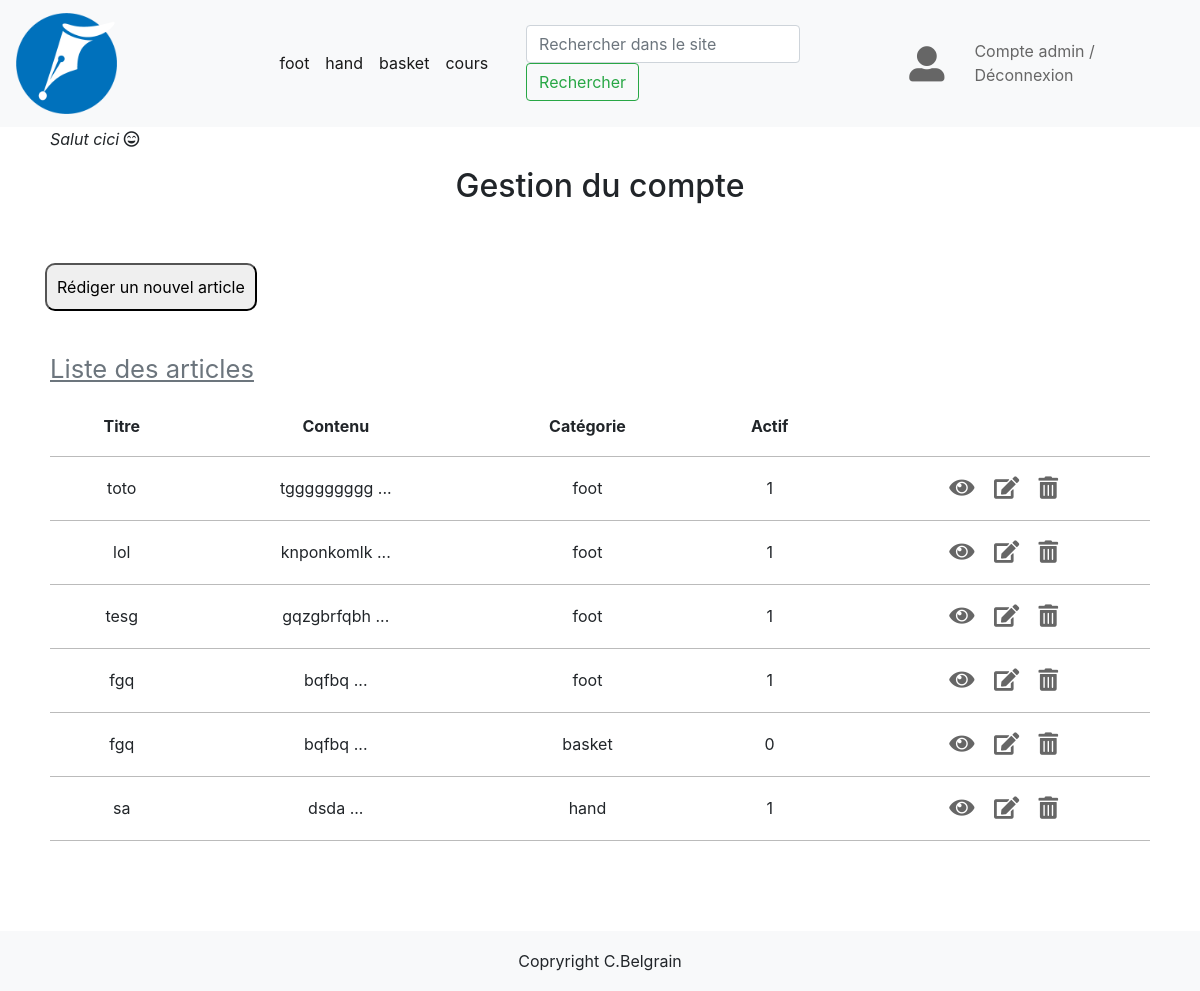
Page /?page=compte (signed in) on the committed database.
### tables this page shows
CREATE TABLE `categories` (
  `c_id` int(11) NOT NULL,
  `nom_cat` varchar(50) NOT NULL,
  `active` int(1) NOT NULL DEFAULT '0'
);

CREATE TABLE `users` (
  `u_id` int(11) NOT NULL,
  `nom` varchar(50) NOT NULL,
  `prenom` varchar(50) NOT NULL,
  `email` varchar(150) NOT NULL,
  `mdp` varchar(100) NOT NULL,
  `id_role` int(11) NOT NULL
);

CREATE TABLE `articles` (
  `a_id` int(11) NOT NULL,
  `titre` varchar(255) NOT NULL,
  `contenu` mediumtext NOT NULL,
  `img` varchar(100) NOT NULL,
  `active` int(1) NOT NULL,
  `id_user` int(11) NOT NULL,
  `id_cat` int(11) NOT NULL
);

### controleurs/session.class.php (called while the page is built, shortened)
<?php
class Session {
    public static function getSession($key){
    	if (isset($_SESSION[$key])) {
    		return $_SESSION[$key];
    	}
    	else{
    		return false;
    	}
    }
}
?>

### controleurs/bloggers.class.php (called while the page is built, shortened)
<?php
include "models/blogger.model.php";
class Bloggers {
    private $result;
    public function controleBlogger($pdo){
        if ($_SESSION) {
            $this->blogger = new Blogger();
            $this->result = $this->blogger->getInfosBlogger($pdo);
        }
        return $this->result;
    }
}
?>

### models/blogger.model.php (called while the page is built, shortened)
<?php
class Blogger {
	public function getInfosBlogger($pdo){
		$email = Session::getSession('blogger');
		$this->blogger = $pdo->prepare("SELECT * FROM users WHERE email = ?");
		$this->blogger->execute(array($email));
		$this->result = $this->blogger->fetchAll();
		return $this->result;
	}
}
?>

### controleurs/articles.class.php (called while the page is built, shortened)
<?php
include "models/articles.model.php";
class Articles {
    private $result;
    public function controlArticlesBlogger($pdo){
    	if ($_SESSION == true) {
    		$this->article = new ArticlesModel();
            $this->result = $this->article->getArticlesBlogger($pdo);
    	}
    	return $this->result;
    }
}
?>

### models/articles.model.php (called while the page is built, shortened)
<?php
class ArticlesModel {
    public function getArticlesBlogger($pdo){
        $email = Session::getSession('blogger');
        $this->requete = $pdo->prepare("SELECT * FROM `articles`
                                        INNER JOIN users ON articles.id_user = users.u_id
                                        INNER JOIN categories ON articles.id_cat = categories.c_id
                                        WHERE `email` = ?
                                    ");
        $this->requete->execute(array($email));
        $this->result = $this->requete->fetchAll();
        return $this->result;
    }
}
?>

### vues/compteBlogger.php (the view, shortened to what this page needs)
<?php
	include "controleurs/articles.class.php";
	$articles = new Articles();
	$art = $articles->controlArticlesBlogger($pdo);
?>
<main class="container" id="pageBlogger">
	<h2>Gestion du compte</h2>
	<a href="?page=addArt"><button>Rédiger un nouvel article</button></a>
	<table class="tab">
		<caption>Liste des articles</caption>
		<thead>
			<th>Titre</th>
			<th>Contenu</th>
			<th>Catégorie</th>
			<th>Actif</th>
			<th></th>
		</thead>
		<tbody>
			<?php foreach($art as $valeurArt): ?>
			<tr>
				<td><?= $valeurArt['titre'] ?></td>
				<td><?= substr($valeurArt['contenu'], 0,10) . ' ...' ?></td>
				<td><?= $valeurArt['nom_cat'] ?></td>
				<td><?= $valeurArt['active'] ?></td>
				<td>
					<a href="?page=artBlogger&id=<?= intval($valeurArt['a_id']) ?>"><i class="fas fa-eye"></i></a>
					<a href="?page=addArt&id=<?= intval($valeurArt['a_id']) ?>"><i class="fas fa-edit"></i></a>
					<a href="?page=compte&action=sup&id=<?= intval($valeurArt['a_id']) ?>" onclick="return confirm('Voulez vous vraiment supprimer cet aritcle ?')"><i class="fas fa-trash-alt"></i></a>
				</td>
			</tr>
			<?php endforeach ?>
		</tbody>
	</table>
</main>

### controleurs/config.php (shortened to what this page needs)
<?php
	$logo = "<img class='logo' src= 'img/logo.png' alt='logo' />";
?>

### vues/header.php (shortened to what this page needs)
<?php
    include "controleurs/bloggers.class.php";
    $blogger = new Bloggers();
    $b = $blogger->controleBlogger($pdo);
?>
<!DOCTYPE>
   <html>
    <head>
        <link rel="stylesheet" href="css/bootstrap.css" >
        <link rel="stylesheet" href="https://use.fontawesome.com/releases/v5.6.3/css/all.css">
        <link rel="stylesheet" type="text/css" href="fonts/fontawesome-free-5.5.0-web/css/all.css">
        <link rel="stylesheet" type="text/css" href="css/style.css">
    </head>
    <body>
        <header>
            <nav class="navbar navbar-expand-sm navbar-light bg-light">
            <a class="navbar-brand" href="?page=acceuil"><?= $logo ?></a>
            <div class="collapse navbar-collapse" id="navbarSupportedContent">
                <ul class="navbar-nav mr-auto">
                    <?php
                        $menu = $general->menu($pdo);
                        echo $menu;
                    ?>
                </ul>
                <form class="form-inline my-2 my-lg-0" action="search.class.php" method="GET">
                    <input class="form-control mr-sm-2" type="search" name="text" placeholder="Rechercher dans le site" aria-label="Search">
                    <button class="btn btn-outline-success my-2 my-sm-0" name="send" type="submit">Rechercher</button>
                </form>
            </div>
            <a class= "user" href="?page=connexion">
                <i class="fas fa-user-alt"></i>
            </a>
            <?php if($_SESSION == true) { ?>
                <div class="connect">
                    <?php if(Session::getSession('blogger') == "cici@cici.fr") { ?>
                        <a href="?page=compte">Compte admin</a>
                        <a href="controleurs/deconnexion.class.php"> / Déconnexion</a>
                    <?php } else { ?>
                        <a href="?page=compte">Mon Compte</a>
                        <a href="controleurs/deconnexion.class.php"> / Déconnexion</a>
                    <?php } ?>
                </div>
        </nav>
        <p class="blogger">Salut <?= $b[0]['prenom'] . " "?><i class="far fa-grin-beam"></i></p>
            <?php } ?>
        </header>

### controleurs/general.class.php (shortened to what this page needs)
<?php
class General {
    public function menu($pdo){
        $this->cat = $pdo->query("SELECT * FROM categories");
        $this->result = '';
        while ($row = $this->cat->fetch()) {
            $this->result.= '  <li class="nav-item active">
                                    <a class="nav-link" href="?page=cat&cat='.$row['c_id'].'">'.$row['nom_cat'].'</a>
                                </li>';
        }
        return $this->result;
    }
}
?>

### index.php (shortened to what this page needs)
<?php
	include "controleurs/config.php";
	$bddAcess = new BddAccess();
	$pdo = $bddAcess->connect($host, $dbuser, $dbmdp);
	include "controleurs/general.class.php";
	$general = new General();
	include "controleurs/session.class.php";
	include "vues/header.php";
	if(!isset($_GET["page"])){
		include("vues/accueil.php");
	}
	else {
		switch($_GET["page"]){
        	case "compte":
        		include("vues/compteBlogger.php");
				break;
		}
	}
	include "vues/footer.php";
?>

### vues/footer.php (shortened to what this page needs)
		<footer class="footer">
			<p>Copryright C.Belgrain</p>
		</footer>
	</body>
</html>

### css/style.css (style rules this page uses)
html { position: relative; min-height: 100%; }
a, a:hover, a:visited { color: #666; }
.logo { width: 42%; }
.form-inline { padding-left: 30px; }
.fa-user-alt { color: #666; font-size: 2.2rem; padding-left: 30px; padding-right: 30px; }
.blogger { padding-left: 50px; font-style: italic; }
.footer { position: absolute; bottom: 0; width: 100%; height: 60px; background: #f8f9fa; text-align: center; padding-top: 18px; margin-top: 50px; }
#pageBlogger h2 { text-align: center; }
#pageBlogger button { margin-top: 50px; padding: 10px; border-radius: 10px; }
#pageBlogger .tab { width: 1100px; margin: auto; margin-top: 30px; margin-bottom: 150px; border-collapse: collapse; text-align: center; }
#pageBlogger .tab th { text-align: center; font-weight: bold; padding: 20px; border-bottom: 1px solid #bbbbbb; }
#pageBlogger .tab td { border-bottom: 1px solid #bbbbbb; padding: 20px; }
#pageBlogger .tab td a { padding-left: 15px; }
#pageBlogger .fa-edit, #pageBlogger .fa-trash-alt, #pageBlogger .fa-eye { font-size: 1.4rem; }
#pageBlogger .tab caption { caption-side: top; font-size: 1.6rem; text-decoration: underline; }

### rows in the picture
categories: nom_cat "foot"
categories: nom_cat "hand"
categories: nom_cat "basket"
categories: nom_cat "cours"
users: prenom "cici"
articles: titre "toto", contenu "tggggggggg", categories.nom_cat "foot", categories.active "1"
articles: titre "lol", contenu "knponkomlk", categories.nom_cat "foot", categories.active "1"
articles: titre "tesg", contenu "gqzgbrfqbh", categories.nom_cat "foot", categories.active "1"
articles: titre "fgq", contenu "bqfbq", categories.nom_cat "foot", categories.active "1"
articles: titre "fgq", contenu "bqfbq", categories.nom_cat "basket", categories.active "0"
articles: titre "sa", contenu "dsda", categories.nom_cat "hand", categories.active "1"
